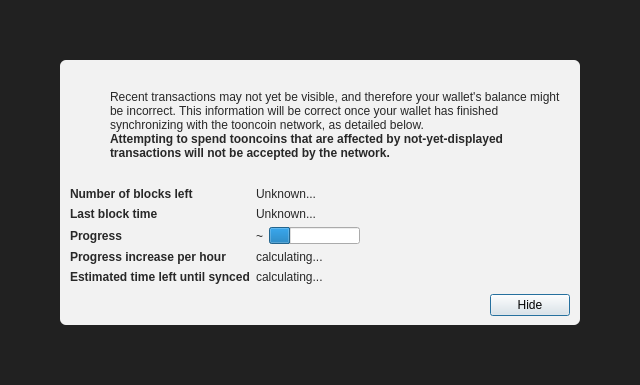
<?xml version="1.0" encoding="UTF-8"?>
<ui version="4.0">
 <class>ModalOverlay</class>
 <widget class="ModalOverlay" name="ModalOverlay">
  <property name="geometry">
   <rect>
    <x>0</x>
    <y>0</y>
    <width>640</width>
    <height>385</height>
   </rect>
  </property>
  <property name="windowTitle">
   <string>Form</string>
  </property>
  <layout class="QVBoxLayout" name="verticalLayout" stretch="0">
   <property name="sizeConstraint">
    <enum>QLayout::SetDefaultConstraint</enum>
   </property>
   <property name="leftMargin">
    <number>0</number>
   </property>
   <property name="topMargin">
    <number>0</number>
   </property>
   <property name="rightMargin">
    <number>0</number>
   </property>
   <property name="bottomMargin">
    <number>0</number>
   </property>
   <item>
    <widget class="QWidget" name="bgWidget" native="true">
     <property name="styleSheet">
      <string notr="true">#bgWidget { background: rgba(0,0,0,220); }</string>
     </property>
     <layout class="QVBoxLayout" name="verticalLayoutMain" stretch="1">
      <property name="leftMargin">
       <number>60</number>
      </property>
      <property name="topMargin">
       <number>60</number>
      </property>
      <property name="rightMargin">
       <number>60</number>
      </property>
      <property name="bottomMargin">
       <number>60</number>
      </property>
      <item>
       <widget class="QWidget" name="contentWidget" native="true">
        <property name="styleSheet">
         <string notr="true">#contentWidget { background: rgba(255,255,255,240); border-radius: 6px; }

QLabel { color: rgb(40,40,40);  }</string>
        </property>
        <layout class="QVBoxLayout" name="verticalLayoutSub" stretch="1,0,0,0">
         <property name="spacing">
          <number>0</number>
         </property>
         <property name="leftMargin">
          <number>10</number>
         </property>
         <property name="topMargin">
          <number>10</number>
         </property>
         <property name="rightMargin">
          <number>10</number>
         </property>
         <property name="bottomMargin">
          <number>10</number>
         </property>
         <item>
          <layout class="QHBoxLayout" name="horizontalLayoutIconText" stretch="0,1">
           <property name="topMargin">
            <number>20</number>
           </property>
           <item>
            <layout class="QVBoxLayout" name="verticalLayoutIcon">
             <property name="leftMargin">
              <number>0</number>
             </property>
             <item>
              <widget class="QPushButton" name="warningIcon">
               <property name="enabled">
                <bool>false</bool>
               </property>
               <property name="text">
                <string/>
               </property>
               <property name="icon">
                <iconset>
                 <normaloff>:/icons/warning</normaloff>
                 <disabledoff>:/icons/warning</disabledoff>:/icons/warning</iconset>
               </property>
               <property name="iconSize">
                <size>
                 <width>48</width>
                 <height>48</height>
                </size>
               </property>
               <property name="flat">
                <bool>true</bool>
               </property>
              </widget>
             </item>
             <item>
              <spacer name="verticalSpacerWarningIcon">
               <property name="orientation">
                <enum>Qt::Vertical</enum>
               </property>
               <property name="sizeHint" stdset="0">
                <size>
                 <width>20</width>
                 <height>40</height>
                </size>
               </property>
              </spacer>
             </item>
            </layout>
           </item>
           <item>
            <layout class="QVBoxLayout" name="verticalLayoutInfoText">
             <property name="leftMargin">
              <number>0</number>
             </property>
             <property name="topMargin">
              <number>0</number>
             </property>
             <item>
              <widget class="QLabel" name="infoText">
               <property name="text">
                <string>Recent transactions may not yet be visible, and therefore your wallet's balance might be incorrect. This information will be correct once your wallet has finished synchronizing with the tooncoin network, as detailed below.</string>
               </property>
               <property name="textFormat">
                <enum>Qt::RichText</enum>
               </property>
               <property name="wordWrap">
                <bool>true</bool>
               </property>
              </widget>
             </item>
             <item>
              <widget class="QLabel" name="infoTextStrong">
               <property name="font">
                <font>
                 <weight>75</weight>
                 <bold>true</bold>
                </font>
               </property>
               <property name="text">
                <string>Attempting to spend tooncoins that are affected by not-yet-displayed transactions will not be accepted by the network.</string>
               </property>
               <property name="textFormat">
                <enum>Qt::RichText</enum>
               </property>
               <property name="wordWrap">
                <bool>true</bool>
               </property>
              </widget>
             </item>
             <item>
              <spacer name="verticalSpacerInTextSpace">
               <property name="orientation">
                <enum>Qt::Vertical</enum>
               </property>
               <property name="sizeHint" stdset="0">
                <size>
                 <width>20</width>
                 <height>40</height>
                </size>
               </property>
              </spacer>
             </item>
            </layout>
           </item>
          </layout>
         </item>
         <item>
          <spacer name="verticalSpacerAfterText">
           <property name="orientation">
            <enum>Qt::Vertical</enum>
           </property>
           <property name="sizeHint" stdset="0">
            <size>
             <width>20</width>
             <height>40</height>
            </size>
           </property>
          </spacer>
         </item>
         <item>
          <layout class="QFormLayout" name="formLayout">
           <property name="fieldGrowthPolicy">
            <enum>QFormLayout::FieldsStayAtSizeHint</enum>
           </property>
           <property name="horizontalSpacing">
            <number>6</number>
           </property>
           <property name="verticalSpacing">
            <number>6</number>
           </property>
           <property name="topMargin">
            <number>10</number>
           </property>
           <item row="0" column="0">
            <widget class="QLabel" name="labelNumberOfBlocksLeft">
             <property name="font">
              <font>
               <weight>75</weight>
               <bold>true</bold>
              </font>
             </property>
             <property name="text">
              <string>Number of blocks left</string>
             </property>
            </widget>
           </item>
           <item row="0" column="1">
            <widget class="QLabel" name="numberOfBlocksLeft">
             <property name="text">
              <string>Unknown...</string>
             </property>
            </widget>
           </item>
           <item row="1" column="0">
            <widget class="QLabel" name="labelLastBlockTime">
             <property name="font">
              <font>
               <weight>75</weight>
               <bold>true</bold>
              </font>
             </property>
             <property name="text">
              <string>Last block time</string>
             </property>
            </widget>
           </item>
           <item row="1" column="1">
            <widget class="QLabel" name="newestBlockDate">
             <property name="sizePolicy">
              <sizepolicy hsizetype="Maximum" vsizetype="Preferred">
               <horstretch>0</horstretch>
               <verstretch>0</verstretch>
              </sizepolicy>
             </property>
             <property name="text">
              <string>Unknown...</string>
             </property>
            </widget>
           </item>
           <item row="2" column="0">
            <widget class="QLabel" name="labelSyncDone">
             <property name="font">
              <font>
               <weight>75</weight>
               <bold>true</bold>
              </font>
             </property>
             <property name="text">
              <string>Progress</string>
             </property>
            </widget>
           </item>
           <item row="2" column="1">
            <layout class="QHBoxLayout" name="horizontalLayoutSync" stretch="0,1">
             <item>
              <widget class="QLabel" name="percentageProgress">
               <property name="text">
                <string notr="true">~</string>
               </property>
              </widget>
             </item>
             <item>
              <widget class="QProgressBar" name="progressBar">
               <property name="value">
                <number>24</number>
               </property>
               <property name="format">
                <string/>
               </property>
              </widget>
             </item>
            </layout>
           </item>
           <item row="4" column="0">
            <widget class="QLabel" name="labelProgressIncrease">
             <property name="font">
              <font>
               <weight>75</weight>
               <bold>true</bold>
              </font>
             </property>
             <property name="text">
              <string>Progress increase per hour</string>
             </property>
            </widget>
           </item>
           <item row="4" column="1">
            <widget class="QLabel" name="progressIncreasePerH">
             <property name="text">
              <string>calculating...</string>
             </property>
            </widget>
           </item>
           <item row="5" column="0">
            <widget class="QLabel" name="labelEstimatedTimeLeft">
             <property name="font">
              <font>
               <weight>75</weight>
               <bold>true</bold>
              </font>
             </property>
             <property name="text">
              <string>Estimated time left until synced</string>
             </property>
            </widget>
           </item>
           <item row="5" column="1">
            <widget class="QLabel" name="expectedTimeLeft">
             <property name="text">
              <string>calculating...</string>
             </property>
            </widget>
           </item>
          </layout>
         </item>
         <item>
          <layout class="QHBoxLayout" name="horizontalLayoutButtons">
           <property name="leftMargin">
            <number>10</number>
           </property>
           <property name="topMargin">
            <number>10</number>
           </property>
           <item>
            <spacer name="horizontalSpacer">
             <property name="orientation">
              <enum>Qt::Horizontal</enum>
             </property>
             <property name="sizeHint" stdset="0">
              <size>
               <width>40</width>
               <height>20</height>
              </size>
             </property>
            </spacer>
           </item>
           <item>
            <widget class="QPushButton" name="closeButton">
             <property name="text">
              <string>Hide</string>
             </property>
             <property name="focusPolicy">
              <enum>Qt::StrongFocus</enum>
             </property>
             <property name="default">
              <bool>true</bool>
             </property>
            </widget>
           </item>
          </layout>
         </item>
        </layout>
       </widget>
      </item>
     </layout>
    </widget>
   </item>
  </layout>
 </widget>
 <customwidgets>
  <customwidget>
   <class>ModalOverlay</class>
   <extends>QWidget</extends>
   <header>qt/modaloverlay.h</header>
   <container>1</container>
  </customwidget>
 </customwidgets>
 <resources/>
 <connections/>
</ui>
